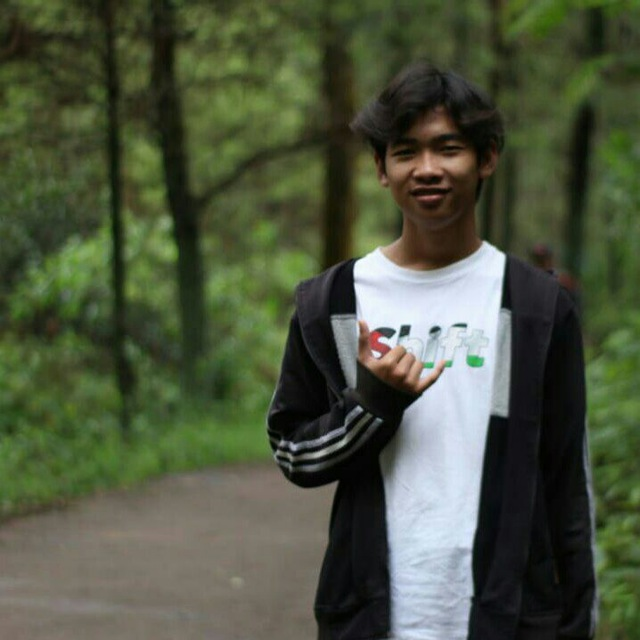
#> input picture fajri.jpg, 640 x 640 px
$ jupyter execute 'Praktikum 7.2 Gray Level Slicing.ipynb'   (shell and % lines are left out)
#> lines starting #> are read from the running program, lines starting #| are printed output that depends on the picture; after the words box and inside, x2 and y2 are one past the last pixel; in counts of white or black regions, pixels touching at a corner belong together
[cell 1]
import cv2 #mengimpor gambar
import numpy as np # data dalam bentuk array
from skimage import data #menggunakan modul data yang disediakan oleh pustaka skimage
import matplotlib.pyplot as plt #grafik

[cell 2]
img = cv2.imread ("fajri.jpg", cv2.IMREAD_GRAYSCALE) #mengubah gambar menjadi abu abu
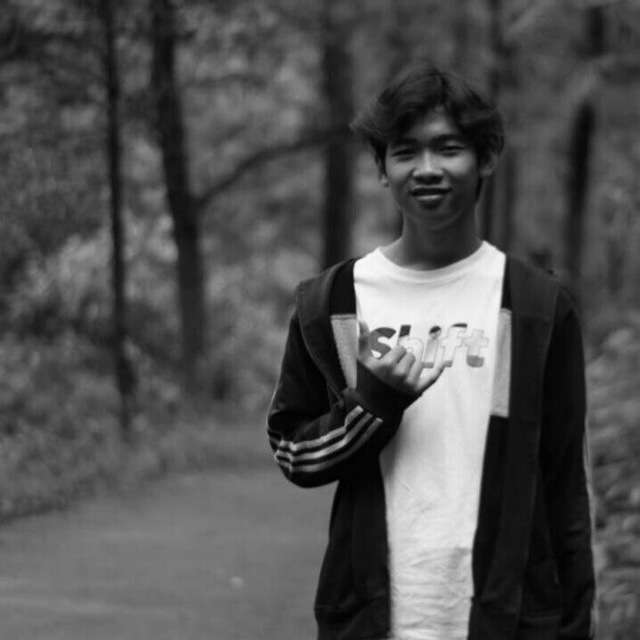
#> img: shape (640, 640); min 0, max 251, mean 80.9

row, column = img.shape #untuk mendapatkan dimensi (jumlah baris dan kolom) dari suatu citra atau gambar yang direpresentasikan oleh variabel img
#> row = 640; column = 640

img1 = np.zeros((row,column),dtype = 'uint8') # untuk membuat array Numpy dua dimensi yang berukuran row x column dengan tipe data uint8


min_range = 10
max_range = 60


for i in range(row): #Melakukan iterasi pada setiap pixel gambar
    for j in range(column):
        if img[i,j]>min_range and img[i,j]<max_range: #untuk melakukan pengujian kondisi pada nilai piksel tertentu dalam gambar yang direpresentasikan oleh variabel img
            img1[i,j] = 255
        else:
            img1[i,j] = 0
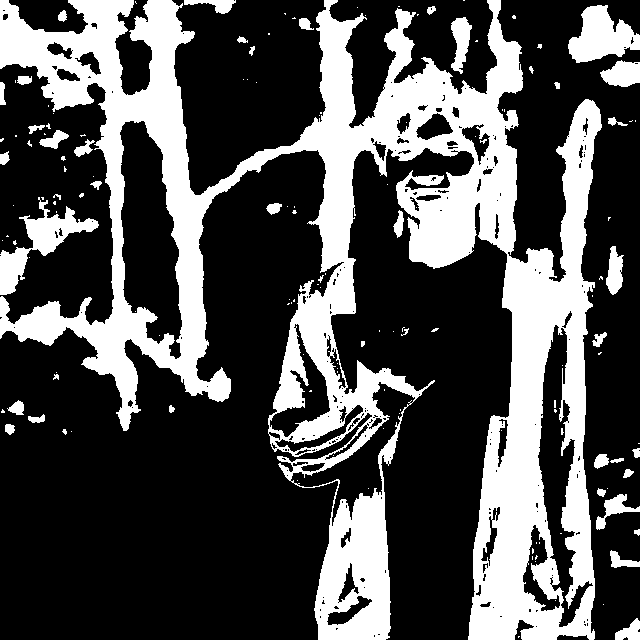
#> img1: shape (640, 640); 30.8% white; 143 white regions (100 under 20 px), largest, box (x1, y1, x2, y2) and area: (0, 0, 602, 640) 114287, (0, 197, 99, 295) 2713, (568, 5, 640, 63) 2500

[cell 3]
fig, axes = plt.subplots(2, 2, figsize=(12, 12)) #membuat gambar dengan multiple subplot (subgambar) dalam satu tampilan
ax = axes.ravel() #untuk meratakan (flatten) objek array axes menjadi array satu dimensi yang disimpan dalam variabel ax

ax[0].imshow(img, cmap=plt.cm.gray) #untuk menampilkan gambar (image) img pada sumbu (axis) indeks ke-0 dari objek axes. Gambar ditampilkan dalam skala abu-abu (grayscale)
ax[0].set_title("Citra Input") #judul
ax[1].hist(img.ravel(), bins=256) # untuk membuat histogram dari gambar img dan menampilkannya pada sumbu (axis) indeks ke-1 dari objek axes
ax[1].set_title('Histogram Input') #judul

ax[2].imshow(img1, cmap=plt.cm.gray)
ax[2].set_title("Citra Output")
ax[3].hist(img1.ravel(), bins=256)
ax[3].set_title('Histogram Output')
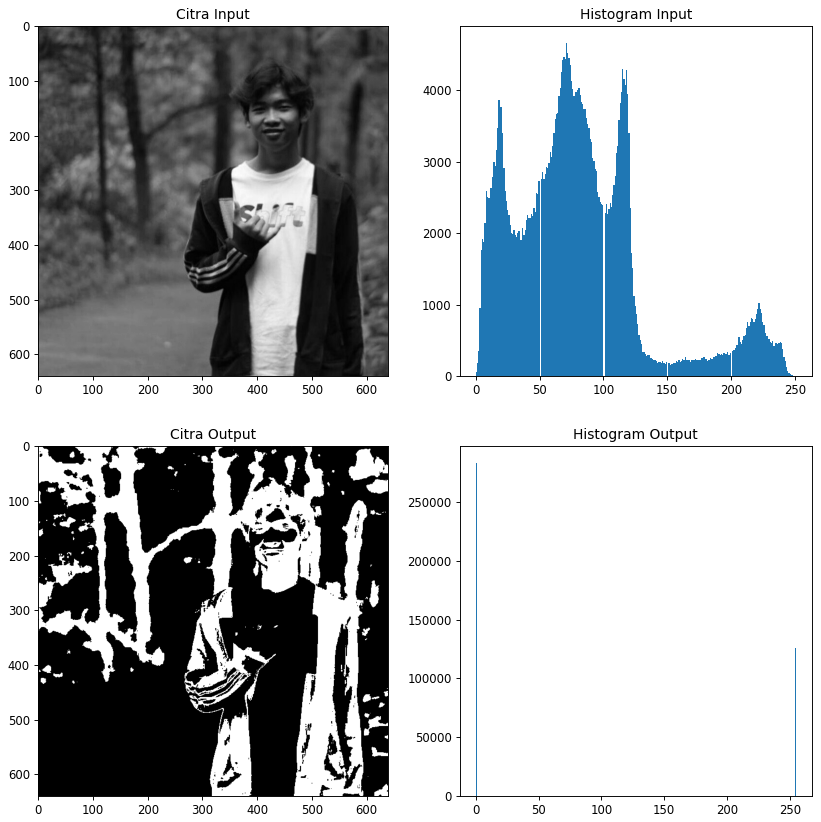
#> figure drawn by matplotlib, 4 panels; panel 2: tallest bar 4669 high, from x = 70.59 to 71.57; panel 4: tallest bar 283455 high, from x = 0 to 0.996
